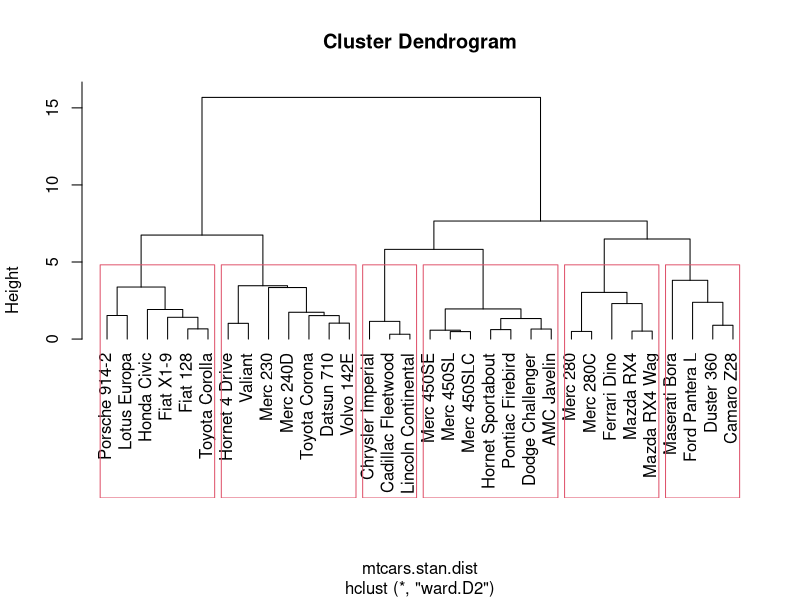

Write R code to recreate this figure.
## ---- chunk 1
knitr::opts_chunk$set(echo = TRUE)
## ---- chunk 2
data(mtcars)
mtcars.clean <- mtcars[, -c(8,9)]
## ---- chunk 3
medians <- apply(mtcars.clean, 2, median)
mads <- apply(mtcars.clean, 2, mad)

mtcars.standardised <- scale(mtcars.clean, center = medians, scale = mads)
mtcars.stan.dist <- dist(mtcars.standardised, method = "euclidean")
mtcars.clust <- hclust(mtcars.stan.dist, method = "ward.D2")
## ---- chunk 4
plot(mtcars.clust, hang = -1)
rect.hclust(mtcars.clust, 6)
